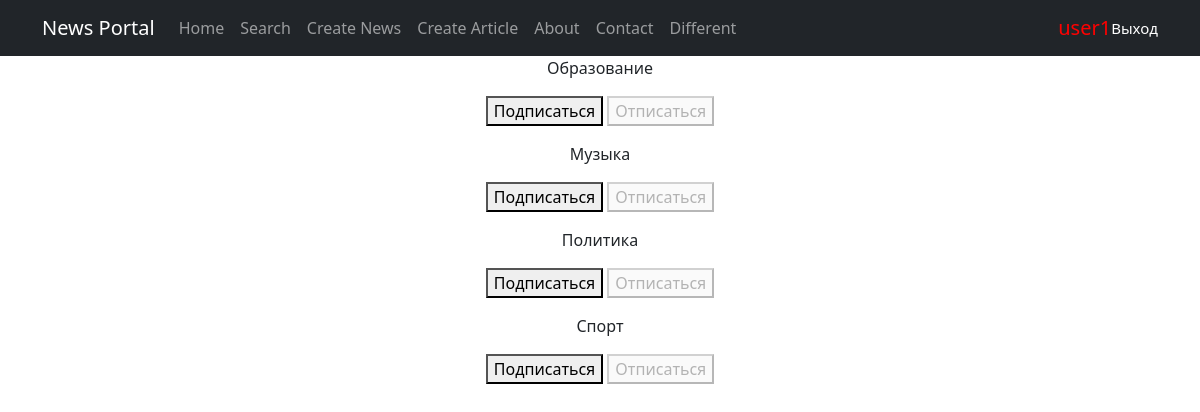
The app's page /portal/subscriptions/ (signed in) with its own data.
### news/models.py (models this page shows, shortened)
class Category(models.Model):
    objects = None
    POLITICS, EDUCATION, SPORT, MUSIC = 'POL', 'EDU', 'SPR', 'MUS'
    SUBJECTS = [
        (POLITICS, 'Политика'),
        (EDUCATION, 'Образование'),
        (SPORT, 'Спорт'),
        (MUSIC, 'Музыка')
    ]
    category = models.CharField(max_length=20, choices=SUBJECTS, unique=True)

### news/views.py (the view, shortened to what this page needs)
# urls.py: path('subscriptions/', subscriptions, name='subscriptions'),
@login_required
@csrf_protect
def subscriptions(request):
    is_authenticated = request.user.is_authenticated
    categories_with_subscriptions = Category.objects.annotate(
        user_subscribed=Exists(Subscriber.objects.filter(user=request.user, category=OuterRef('pk'), ))
    ).order_by('category')
    return render(
        request,
        'subscriptions.html',
        {'categories': categories_with_subscriptions, 'is_authenticated': is_authenticated}
    )

### templates/subscriptions.html (shortened to what this page needs)
{% extends 'flatpages/default.html' %}
{% block content %}
    {% for category in categories  %}
        <p>
            {{ category.get_category_display }}
            <form method="post">
                {% if category.user_subscribed %}
                    <button disabled>Подписаться</button>
                    <button name="action" value="unsubscribe">Отписаться</button>
                {% else %}
                    <button name="action" value="subscribe">Подписаться</button>
                    <button disabled>Отписаться</button>
                {% endif %}
            </form>
        </p>
    {% endfor %}
{% endblock content %}

### templates/flatpages/default.html (shortened to what this page needs)
<!DOCTYPE html>
<html lang="en">
    <head>
        {% load static %}
        <link href="{% static 'css/styles.css' %}" rel="stylesheet" />
    </head>
    <body>
<nav class="navbar navbar-expand-lg navbar-dark bg-dark static-top">
   <div class="container">
       <a class="navbar-brand" href="/portal/">News Portal</a>
       <div class="collapse navbar-collapse" id="navbarResponsive">
           <ul class="navbar-nav ml-auto">
               <li class="nav-item">
                   <a class="nav-link" href="/portal/">Home
                   </a>
               </li>
               <li class="nav-item">
                   <a class="nav-link" href="/portal/search/">Search
                   </a>
               </li>
           {% if perms.news.add_post or request.user.is_authenticated%}
               <li class="nav-item">
                   <a class="nav-link" href="/portal/news/create/">Create News
                   </a>
               </li>
               <li class="nav-item">
                   <a class="nav-link" href="/portal/articles/create/">Create Article
                   </a>
               </li>
           {% else %}
               <a class="nav-link" href="/accounts/login/" style="font-size: 14px;">Для создания постов войдите или
                   зарегистрируйтесь<br>через аккаунт социальных сетей (Google, Yandex, Telegram)</a>
           {% endif %}
               <li class="nav-item">
                   <a class="nav-link" href="#">About</a>
               </li>
               <li class="nav-item">
                   <a class="nav-link" href="#">Contact</a>
               </li>
               <li class="nav-item">
                   <a class="nav-link" href="#">Different</a>
               </li>
           </ul>
       </div>
           <a class="nav-link" href="#" style="font-size:20px; color: red;">
              {{ request.user.username }}</a>
       {% if user.is_authenticated %}
           <a class="nav-link" href="/accounts/logout/" style="font-size:15px; color: white;">Выход</a>
       {% endif %}
   </div>
</nav>
        <div class="container">
            <div class="row">
                <div class="col-lg-12 text-center">
                    {% block content %}
                    {% endblock content %}
                </div>
            </div>
        </div>
    </body>
</html>

### records on screen
Category: category "Образование", shows "Подписаться"
Category: category "Музыка", shows "Подписаться"
Category: category "Политика", shows "Подписаться"
Category: category "Спорт", shows "Подписаться"

### other values on screen
{{ request.user.username }} "user1"
